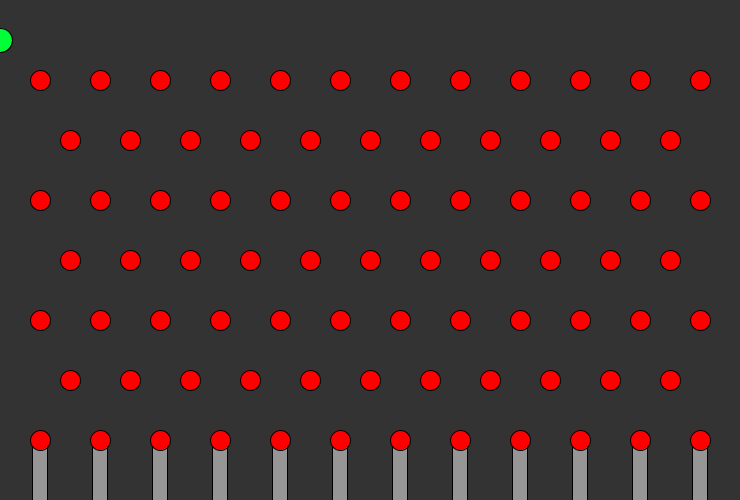
Frame 1 (no input)
Frame 60 (the mouse pressed at the canvas centre just before this capture): identical to frame 1, image omitted
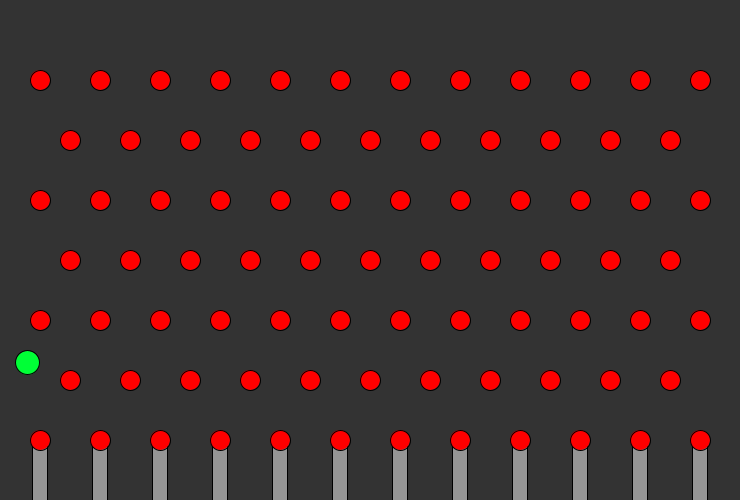
Frame 120 (the mouse held since frame 60 and released just before this capture)

The Processing sketch that drew these frames (run headless with seeded random() and noise(); from frame 60 on, the mouse is pressed at the canvas centre):

// Processing sketch: Plinko
// ── Plinko.pde
ArrayList<Peg> pegs;
ArrayList<Wall> walls;
Player c;

int peg_size = 10;
int w = 60;
int h = 120;

int score = 0;//DO actual game things later

void setup() {

  size(740, 500);
  colorMode(HSB);

  c = new Player();
  pegs = new ArrayList<Peg>();
  walls = new ArrayList<Wall>();

  for (int x = 0; x < 12; x++) {
    for (int y = 0; y < 4; y++) {
      pegs.add(new Peg(((x) * w) + 40, ((y) * h) + 80));
    }
  }

  for (int x = 0; x < 11; x++) {
    for (int y = 0; y < 3; y++) {
      pegs.add(new Peg(((x) * w) + 70, (y * h) + 140));
    }
  }

  for (int x = 0; x < 12; x++) {
    walls.add(new Wall(((x) * w) + 40, height - (height - ((3 * h) + 80)) / 2));
  }
}

void draw() {

  background(51);

  for (Wall w : walls) {
    w.show();
  }
  for (Peg p : pegs) {
    p.show();
  }


  c.update();
  c.show();
}

void mousePressed() {
  if (!c.go) {
    c.go = true;
  }
}

// ── Peg.pde
class Peg {

  PVector pos = new PVector();
  float m = 10;

  Peg(int x, int y) {
    pos.x = x;
    pos.y = y;
  }



  void show() {

    fill(255, 255, 255);
    ellipse(pos.x, pos.y, peg_size * 2, peg_size * 2);
  }
}

// ── Player.pde
class Player {

  PVector pos = new PVector(0, 40);
  PVector grav = new PVector(0, 0.4);
  PVector vel = new PVector(random(-1, 1), 0);

  boolean go = false;

  int size = 12;
  float m = 1;

  float damping = 0.8;

  color inside = color(random(50, 220), 255, 255);

  Player() {
  }

  void update() {

    if (!go) {
      pos.x = mouseX;
    } else {
      vel.add(grav);
      pos.add(vel);

      checkBoundaryCollision();

      for (Peg p : pegs) {

        //hit(p);
        checkCollision(p);
      }
      for (Wall w : walls) {
        if (pos.y + vel.y + size >= w.pos.y - w.hi/2) {
          if (pos.x + vel.x + size >= w.pos.x - w.wi/2 && pos.x + vel.x - size <= w.pos.x + w.wi/2) {
            vel.x *= -damping;
          }

        }
      }
    }
  }

  void hit(Peg p) {
    //test thingy
    PVector distanceVect = PVector.sub(p.pos, pos);

    float distanceVectMag = distanceVect.mag();

    float minDistance = size + peg_size;

    if (distanceVectMag < minDistance) {
      float distanceCorrection = (minDistance-distanceVectMag)/2.0;
      PVector d = distanceVect.copy();
      PVector correctionVector = d.normalize().mult(distanceCorrection);
      pos.sub(correctionVector);

      // get angle of distanceVect
      float theta  = distanceVect.heading();
      // precalculate trig values
      float sine = sin(-theta);
      float cosine = cos(-theta);

      vel.x += cosine;
      vel.y += sine;
    }
  }

  void checkCollision(Peg other) {

    // Get distances between the balls components
    PVector distanceVect = PVector.sub(other.pos, pos);

    // Calculate magnitude of the vector separating the balls
    float distanceVectMag = distanceVect.mag();

    // Minimum distance before they are touching
    float minDistance = size + peg_size;

    if (distanceVectMag < minDistance) {
      float distanceCorrection = (minDistance-distanceVectMag)/2.0;
      PVector d = distanceVect.copy();
      PVector correctionVector = d.normalize().mult(distanceCorrection);
      pos.sub(correctionVector);

      // get angle of distanceVect
      float theta  = distanceVect.heading();
      // precalculate trig values
      float sine = sin(theta);
      float cosine = cos(theta);

      /* bTemp will hold rotated ball poss. You 
       just need to worry about bTemp[1] pos*/
      PVector[] bTemp = {
        new PVector(), new PVector()
      };

      /* this ball's pos is relative to the other
       so you can use the vector between them (bVect) as the 
       reference point in the rotation expressions.
       bTemp[0].pos.x and bTemp[0].pos.y will initialize
       automatically to 0.0, which is what you want
       since b[1] will rotate around b[0] */
      bTemp[1].x  = cosine * distanceVect.x + sine * distanceVect.y;
      bTemp[1].y  = cosine * distanceVect.y - sine * distanceVect.x;

      // rotate Temporary velocities
      PVector[] vTemp = {
        new PVector(), new PVector()
      };

      vTemp[0].x  = cosine * vel.x + sine * vel.y;
      vTemp[0].y  = cosine * vel.y - sine * vel.x;

      /* Now that velocities are rotated, you can use 1D
       conservation of momentum equations to calculate 
       the final vel along the x-axis. */
      PVector[] vFinal = {  
        new PVector(), new PVector()
      };

      // final rotated vel for b[0]
      vFinal[0].x = ((m - other.m) * vTemp[0].x + 2 * other.m * vTemp[1].x) / (m + other.m);
      vFinal[0].y = vTemp[0].y;

      // final rotated vel for b[0]
      vFinal[1].x = ((other.m - m) * vTemp[1].x + 2 * m * vTemp[0].x) / (m + other.m);
      vFinal[1].y = vTemp[1].y;

      // hack to avoid clumping
      bTemp[0].x += vFinal[0].x;
      bTemp[1].x += vFinal[1].x;

      /* Rotate ball poss and velocities back
       Reverse signs in trig expressions to rotate 
       in the opposite direction */
      // rotate balls
      PVector[] bFinal = { 
        new PVector(), new PVector()
      };

      bFinal[0].x = cosine * bTemp[0].x - sine * bTemp[0].y;
      bFinal[0].y = cosine * bTemp[0].y + sine * bTemp[0].x;

      pos.add(bFinal[0]);

      // update velocities
      vel.x = (cosine * vFinal[0].x - sine * vFinal[0].y);
      vel.y = (cosine * vFinal[0].y + sine * vFinal[0].x);
    }
  }


  void checkBoundaryCollision() {
    if (pos.x > width-size) {
      pos.x = width-size;
      vel.x *= -damping;
    } else if (pos.x < size) {
      pos.x = size;
      vel.x *= -damping;
    } else if (pos.y > height-size) {
      pos.y = height-size;
      vel.y *= -damping;
      vel.x *= damping;
    } else if (pos.y < size) {
      pos.y = size;
      vel.y *= -damping;
    }
  }

  void show() {

    fill(inside);
    ellipse(pos.x, pos.y, size * 2, size * 2);
  }
}

// ── Wall.pde
class Wall {

  PVector pos;
  float wi  = 15;
  float hi = h/2;

  Wall(int x, int y) {
    pos = new PVector(x, y);
  }

  void show() {
    fill(150);
    rectMode(CENTER);
    rect(pos.x, pos.y, wi, hi);
  }
}
